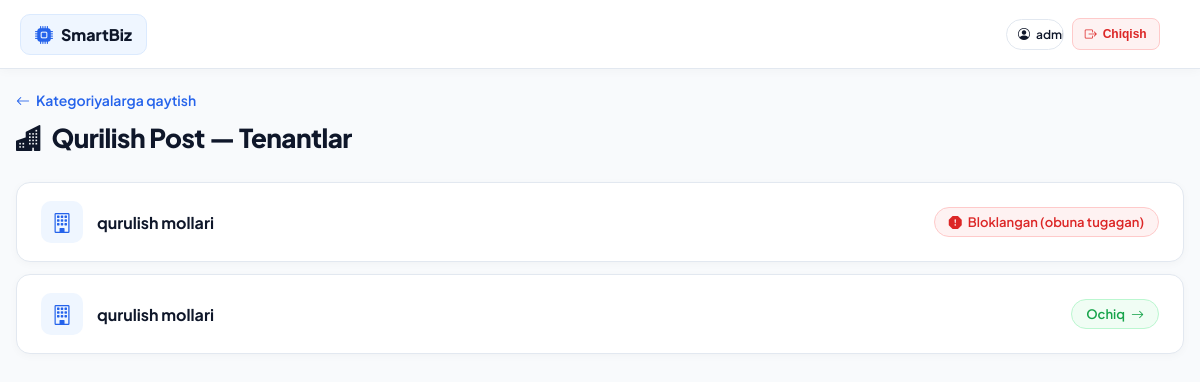
The page /dashboard/qurilish-post/ (signed in) on the database its author committed.
### start/models.py (models this page shows, shortened)
class TenantUser(AbstractUser):
    ROLE_ADMIN = "admin"
    ROLE_KASSIR = "kassir"
    ROLE_OMBORCHI = "omborchi"
    ROLE_MENEJER = "menejer"
    ROLE_DIRECTOR = "director"
    ROLE_TARBIYACHI = "tarbiyachi"
    ROLE_OSHBAZ = "oshbaz"
    ROLE_CHOICES = [
        (ROLE_ADMIN, "Admin"),
        (ROLE_KASSIR, "Kassir"),
        (ROLE_OMBORCHI, "Omborchi"),
        (ROLE_MENEJER, "Menejer"),
        (ROLE_DIRECTOR, "Direktor"),
        (ROLE_TARBIYACHI, "Tarbiyachi"),
        (ROLE_OSHBAZ, "Oshpaz"),
    ]
    tenant = models.ForeignKey(
        Tenant, on_delete=models.CASCADE, related_name="users", null=True, blank=True
    )
    role = models.CharField(max_length=10, choices=ROLE_CHOICES, default=ROLE_ADMIN)
    is_super_admin = models.BooleanField(default=False)

class Category(models.Model):
    MODULE_CRM = "crm"
    MODULE_POS = "pos"
    MODULE_QUR = "qur"
    MODULE_PRARAB = "prarab"  # <-- Prarablar moduli qo'shildi
    MODULE_BOGCHA = "bogcha"
    MODULE_GUGURT = "gugurt"
    MODULE_TYPE_CHOICES = [
        (MODULE_CRM, "CRM (oquv markaz, klinika va h.k.)"),
        (MODULE_POS, "POS (dokon, market)"),
        (MODULE_QUR, "QUR (qurilish mollar dokoni)"),
        (MODULE_PRARAB, "Prarab va Qurilish logistikasi"),  # <-- Admin paneldagi nomi
        (MODULE_BOGCHA, "BOGCHA (bogcha, xususiy maktab)"),
        (MODULE_GUGURT, "GUGURT (import va tarqatish)"),
    ]
    name = models.CharField(max_length=100)
    slug = models.SlugField(unique=True)
    module_type = models.CharField(
        max_length=10, choices=MODULE_TYPE_CHOICES, default=MODULE_CRM,
        help_text="Qaysi tizim ishlatilishini belgilaydi: CRM, POS yoki Prarab.",
    )
    is_available = models.BooleanField(
        default=False,
        help_text="Modul tayyor bolgach True qiling. False bolsa dashboardda blok holatda korinadi.",
    )

class Tenant(models.Model):
    name = models.CharField(max_length=200)
    category = models.ForeignKey(Category, on_delete=models.PROTECT, related_name="tenants")
    owner_phone = models.CharField(max_length=20, blank=True)
    created_at = models.DateTimeField(auto_now_add=True)

### start/views.py (the view)
# urls.py: path("dashboard/<slug:slug>/", views.category_tenants, name="category_tenants"),
@login_required
def category_tenants(request, slug):
    category = get_object_or_404(Category, slug=slug)
    if not category.is_available:
        raise Http404("Bu modul hali mavjud emas.")
    user = request.user
    tenants = []
    for t in Tenant.objects.filter(category=category):
        tenants.append({
            "id": t.id,
            "name": t.name,
            "is_valid": t.subscription.is_valid if hasattr(t, "subscription") else False,
            "accessible": _is_super_admin(user) or user.tenant_id == t.id,
        })
    return render(request, "start/category_tenants.html", {
        "category": category,
        "tenants": tenants,
    })

### start/context_processors.py (called while the page is built, shortened)
def notifications(request):
    resolver = getattr(request, "resolver_match", None)
    if not resolver:
        return {}
    tenant_id = resolver.kwargs.get("tenant_id")
    if not tenant_id:
        return {}

### start/models.py (called while the page is built)
    @property
    def is_valid(self):
        return self.is_active and self.end_date >= timezone.now().date()

### start/views.py (called while the page is built)
def _is_super_admin(user):
    return user.is_superuser or getattr(user, "is_super_admin", False)

### templates/start/category_tenants.html (shortened to what this page needs)
{% extends "start/base.html" %}
{% block content %}
<div class="page-header">
    <a href="{% url 'dashboard_categories' %}" class="back-link">
        <i class="bi bi-arrow-left"></i> Kategoriyalarga qaytish
    </a>
    <h1 class="page-title">
        <i class="bi bi-buildings-fill text-primary"></i> {{ category.name }} &mdash; Tenantlar
    </h1>
</div>
<div class="tenants-list">
    {% for t in tenants %}
        {% if t.accessible %}
            <a href="{% url 'tenant_dashboard' category.slug t.id %}" class="tenant-card">
                <div class="tenant-info">
                    <div class="tenant-icon">
                        <i class="bi bi-building"></i>
                    </div>
                    <span class="tenant-name">{{ t.name }}</span>
                </div>
                {% if t.is_valid %}
                    <span class="status-badge status-active">
                        Ochiq <i class="bi bi-arrow-right"></i>
                    </span>
                {% else %}
                    <span class="status-badge status-blocked">
                        <i class="bi bi-exclamation-octagon-fill"></i> Bloklangan (obuna tugagan)
                    </span>
                {% endif %}
            </a>
        {% endif %}
    {% empty %}
        <div style="background: #ffffff; padding: 40px; border-radius: 16px; text-align: center; border: 1px solid #e2e8f0;">
            <i class="bi bi-inbox" style="font-size: 48px; color: #94a3b8;"></i>
            <h3 style="margin-top: 12px; color: #475569; font-size: 16px;">Bu kategoriyada hali tenant yo'q.</h3>
        </div>
    {% endfor %}
</div>
{% endblock %}

### templates/start/base.html (shortened to what this page needs)
<!DOCTYPE html>
<html lang="uz">
<head>
    <link href="https://cdn.jsdelivr.net/npm/bootstrap-icons@1.11.3/font/bootstrap-icons.min.css"
          rel="stylesheet">
</head>
<body>
<nav class="navbar">
    <div class="nav-wrapper">
        {% if tenant %}
            <span class="brand">
                <i class="bi bi-building-gear"></i>
                <span>{{ tenant.name }}</span>
            </span>
        {% else %}
            <span class="brand">
                <i class="bi bi-cpu-fill"></i>
                <span>SmartBiz</span>
            </span>
        {% endif %}
        {% if user.is_authenticated %}
        <div class="nav-body-custom" id="smartNavMenu">
            <div class="nav-right-custom">
                <span class="user-badge-custom">
                    <i class="bi bi-person-circle"></i>
                    <span>{{ user.username }}</span>
                </span>
                <form
                    method="post"
                    action="{% url 'logout' %}"
                    style="width:100%;">
                    <button
                        type="submit"
                        class="logout-btn-custom">
                        <i class="bi bi-box-arrow-right"></i>
                        Chiqish
                    </button>
                </form>
            </div>
        </div>
        {% endif %}
    </div>
</nav>
<main class="container">
    {% block content %}{% endblock %}
</main>
</body>
</html>

### templates/start/base.html (style rules this page uses)
:root { --primary: #2563eb; --primary-hover: #1d4ed8; --primary-light: #eff6ff; --bg-main: #f8fafc; --text-dark: #0f172a; --text-muted: #64748b; --border-color: #e2e8f0; --card-shadow: 0 10px 25px -5px rgba(15, 23, 42, 0.04); }
* { box-sizing: border-box; margin: 0; padding: 0; }
html { width: 100%; overflow-x: hidden; }
body { font-family: 'Plus Jakarta Sans', sans-serif; color: #334155; background-color: var(--bg-main); min-height: 100vh; -webkit-font-smoothing: antialiased; overflow-x: hidden; }
.navbar { background: #ffffff; border-bottom: 1px solid var(--border-color); position: sticky; top: 0; z-index: 9999; padding: 10px 20px; box-shadow: 0 2px 10px rgba(15, 23, 42, 0.03); }
.nav-wrapper { max-width: 1320px; margin: 0 auto; display: flex; align-items: center; gap: 12px; min-height: 48px; }
.brand { font-weight: 800; font-size: 16px; color: var(--text-dark); display: inline-flex; align-items: center; gap: 8px; background: var(--primary-light); padding: 8px 14px; border-radius: 10px; border: 1px solid #dbeafe; text-decoration: none; white-space: nowrap; max-width: 300px; overflow: hidden; text-overflow: ellipsis; }
.brand i { color: var(--primary); font-size: 18px; flex-shrink: 0; }
.nav-body-custom { display: flex; align-items: center; justify-content: space-between; flex: 1; margin-left: 8px; min-width: 0; }
.nav-right-custom { display: flex; align-items: center; gap: 8px; white-space: nowrap; margin-left: 8px; }
.user-badge-custom { font-size: 12px; color: var(--text-dark); font-weight: 600; background: #ffffff; padding: 7px 11px; border-radius: 20px; border: 1px solid var(--border-color); display: inline-flex; align-items: center; gap: 6px; max-width: 150px; overflow: hidden; text-overflow: ellipsis; }
.user-badge-custom i { flex-shrink: 0; }
.logout-btn-custom { background: #fef2f2; color: #dc2626; padding: 8px 12px; border-radius: 8px; border: 1px solid #fecaca; cursor: pointer; font-size: 12px; font-weight: 600; display: inline-flex; align-items: center; justify-content: center; gap: 6px; transition: 0.2s; }
.container { max-width: 1320px; margin: 20px auto; padding: 0 16px; width: 100%; }

### templates/start/category_tenants.html (style rules this page uses)
.page-header { margin-bottom: 28px; }
.back-link { color: #2563eb; text-decoration: none; font-size: 14px; font-weight: 600; display: inline-flex; align-items: center; gap: 6px; margin-bottom: 12px; transition: color 0.2s ease; }
.page-title { font-size: 26px; font-weight: 800; color: #0f172a; letter-spacing: -0.02em; display: flex; align-items: center; gap: 10px; }
.tenants-list { display: flex; flex-direction: column; gap: 12px; }
.tenant-card { background: #ffffff; border: 1px solid #e2e8f0; border-radius: 14px; padding: 18px 24px; text-decoration: none; color: inherit; display: flex; justify-content: space-between; align-items: center; box-shadow: 0 2px 8px rgba(15, 23, 42, 0.03); transition: all 0.25s cubic-bezier(0.4, 0, 0.2, 1); }
.tenant-info { display: flex; align-items: center; gap: 14px; }
.tenant-icon { width: 42px; height: 42px; border-radius: 10px; background: #eff6ff; color: #2563eb; display: flex; align-items: center; justify-content: center; font-size: 20px; }
.tenant-name { font-size: 16px; font-weight: 700; color: #0f172a; }
.status-badge { padding: 6px 14px; border-radius: 20px; font-size: 13px; font-weight: 600; display: inline-flex; align-items: center; gap: 6px; }
.status-active { background: #f0fdf4; color: #16a34a; border: 1px solid #bbf7d0; }
.status-blocked { background: #fef2f2; color: #dc2626; border: 1px solid #fecaca; }

### rows shown on the page
TenantUser: username "a…"
Category: name "Qurilish Post"
Tenant: name "qurulish mollari"
Tenant: name "qurulish mollari"
